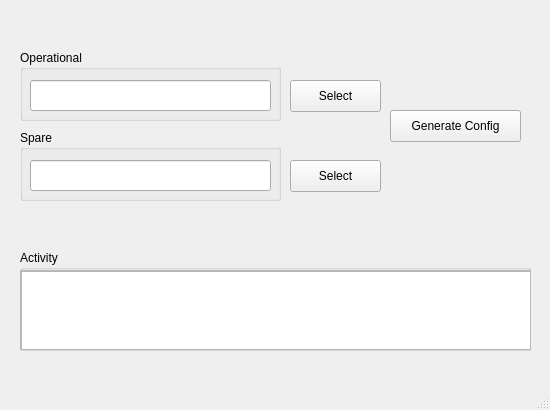
<?xml version="1.0" encoding="UTF-8"?>
<ui version="4.0">
 <class>CreateConfiguration</class>
 <widget class="QMainWindow" name="CreateConfiguration">
  <property name="geometry">
   <rect>
    <x>0</x>
    <y>0</y>
    <width>550</width>
    <height>410</height>
   </rect>
  </property>
  <property name="windowTitle">
   <string>Create Configuration</string>
  </property>
  <widget class="QWidget" name="centralwidget">
   <widget class="QPushButton" name="generatePushButton">
    <property name="geometry">
     <rect>
      <x>390</x>
      <y>110</y>
      <width>131</width>
      <height>32</height>
     </rect>
    </property>
    <property name="text">
     <string>Generate Config</string>
    </property>
   </widget>
   <widget class="QGroupBox" name="operationalGroupBox">
    <property name="geometry">
     <rect>
      <x>20</x>
      <y>50</y>
      <width>261</width>
      <height>71</height>
     </rect>
    </property>
    <property name="title">
     <string>Operational</string>
    </property>
    <widget class="QLineEdit" name="operationalLineEdit">
     <property name="geometry">
      <rect>
       <x>10</x>
       <y>30</y>
       <width>241</width>
       <height>31</height>
      </rect>
     </property>
    </widget>
   </widget>
   <widget class="QGroupBox" name="activityGenerateGroupBox">
    <property name="geometry">
     <rect>
      <x>20</x>
      <y>250</y>
      <width>511</width>
      <height>101</height>
     </rect>
    </property>
    <property name="title">
     <string>Activity</string>
    </property>
    <widget class="QScrollArea" name="activityGenerateScrollArea">
     <property name="geometry">
      <rect>
       <x>0</x>
       <y>20</y>
       <width>511</width>
       <height>80</height>
      </rect>
     </property>
     <property name="widgetResizable">
      <bool>true</bool>
     </property>
     <widget class="QWidget" name="scrollAreaWidgetContents">
      <property name="geometry">
       <rect>
        <x>0</x>
        <y>0</y>
        <width>509</width>
        <height>78</height>
       </rect>
      </property>
      <widget class="QPlainTextEdit" name="activityGeneratePlainTextEdit">
       <property name="geometry">
        <rect>
         <x>0</x>
         <y>0</y>
         <width>511</width>
         <height>79</height>
        </rect>
       </property>
      </widget>
     </widget>
    </widget>
   </widget>
   <widget class="QGroupBox" name="spareGroupBox">
    <property name="geometry">
     <rect>
      <x>20</x>
      <y>130</y>
      <width>261</width>
      <height>71</height>
     </rect>
    </property>
    <property name="title">
     <string>Spare</string>
    </property>
    <widget class="QLineEdit" name="spareLineEdit">
     <property name="geometry">
      <rect>
       <x>10</x>
       <y>30</y>
       <width>241</width>
       <height>31</height>
      </rect>
     </property>
    </widget>
   </widget>
   <widget class="QPushButton" name="selectopdevicePushButton">
    <property name="geometry">
     <rect>
      <x>290</x>
      <y>80</y>
      <width>91</width>
      <height>32</height>
     </rect>
    </property>
    <property name="text">
     <string>Select</string>
    </property>
   </widget>
   <widget class="QPushButton" name="selectsparedevicePushButton">
    <property name="geometry">
     <rect>
      <x>290</x>
      <y>160</y>
      <width>91</width>
      <height>32</height>
     </rect>
    </property>
    <property name="text">
     <string>Select</string>
    </property>
   </widget>
  </widget>
  <widget class="QStatusBar" name="statusbar"/>
 </widget>
 <resources/>
 <connections/>
</ui>
